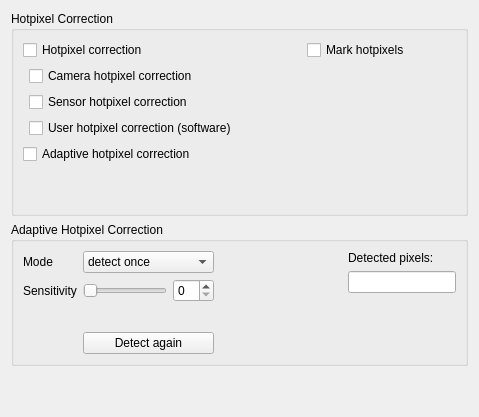
     <widget class="QWidget" name="Hotpixel">
      <attribute name="title">
       <string>Hotpixel</string>
      </attribute>
      <layout class="QVBoxLayout" name="verticalLayout_4">
       <item>
        <widget class="QGroupBox" name="groupHotpixelCorrection">
         <property name="sizePolicy">
          <sizepolicy hsizetype="Preferred" vsizetype="MinimumExpanding">
           <horstretch>0</horstretch>
           <verstretch>0</verstretch>
          </sizepolicy>
         </property>
         <property name="title">
          <string>Hotpixel Correction</string>
         </property>
         <layout class="QHBoxLayout" name="horizontalLayout_12">
          <item>
           <layout class="QVBoxLayout" name="verticalLayoutHotpixelCorrectionLeft">
            <item>
             <widget class="QCheckBox" name="checkBoxHotpixelCorrection">
              <property name="text">
               <string>Hotpixel correction</string>
              </property>
             </widget>
            </item>
            <item>
             <layout class="QFormLayout" name="formLayout_2">
              <property name="leftMargin">
               <number>0</number>
              </property>
              <property name="topMargin">
               <number>0</number>
              </property>
              <item row="1" column="1">
               <widget class="QCheckBox" name="checkBoxSensorHotpixelCorrection">
                <property name="text">
                 <string>Sensor hotpixel correction</string>
                </property>
               </widget>
              </item>
              <item row="0" column="1">
               <widget class="QCheckBox" name="checkBoxCameraHotpixelCorrection">
                <property name="text">
                 <string>Camera hotpixel correction</string>
                </property>
               </widget>
              </item>
              <item row="2" column="1">
               <widget class="QCheckBox" name="checkBoxSoftwareUserHotpixelCorrection">
                <property name="text">
                 <string>User hotpixel correction (software)</string>
                </property>
               </widget>
              </item>
             </layout>
            </item>
            <item>
             <widget class="QCheckBox" name="checkBoxAdaptiveHotpixelCorrection">
              <property name="text">
               <string>Adaptive hotpixel correction</string>
              </property>
             </widget>
            </item>
            <item>
             <spacer name="verticalSpacer_8">
              <property name="orientation">
               <enum>Qt::Vertical</enum>
              </property>
              <property name="sizeHint" stdset="0">
               <size>
                <width>20</width>
                <height>40</height>
               </size>
              </property>
             </spacer>
            </item>
           </layout>
          </item>
          <item>
           <layout class="QVBoxLayout" name="verticalLayoutHotpixelCorrectionRight">
            <property name="leftMargin">
             <number>64</number>
            </property>
            <item>
             <widget class="QCheckBox" name="checkBoxMarkHotpixel">
              <property name="text">
               <string>Mark hotpixels</string>
              </property>
             </widget>
            </item>
            <item>
             <spacer name="verticalSpacer_7">
              <property name="orientation">
               <enum>Qt::Vertical</enum>
              </property>
              <property name="sizeHint" stdset="0">
               <size>
                <width>20</width>
                <height>40</height>
               </size>
              </property>
             </spacer>
            </item>
           </layout>
          </item>
         </layout>
        </widget>
       </item>
       <item>
        <widget class="QGroupBox" name="buttonGroupAdaptiveHotpixelCorrection">
         <property name="sizePolicy">
          <sizepolicy hsizetype="Preferred" vsizetype="MinimumExpanding">
           <horstretch>0</horstretch>
           <verstretch>0</verstretch>
          </sizepolicy>
         </property>
         <property name="title">
          <string>Adaptive Hotpixel Correction</string>
         </property>
         <layout class="QHBoxLayout" name="horizontalLayout_11">
          <item>
           <layout class="QFormLayout" name="formLayoutAdaptiveHotpixelCorrection">
            <item row="0" column="0">
             <widget class="QLabel" name="labelAdaptiveHotpixelCorrectionMode">
              <property name="text">
               <string>Mode</string>
              </property>
             </widget>
            </item>
            <item row="0" column="1">
             <widget class="QComboBox" name="comboBoxAdaptiveHotpixelCorrectionMode">
              <property name="sizePolicy">
               <sizepolicy hsizetype="MinimumExpanding" vsizetype="Fixed">
                <horstretch>0</horstretch>
                <verstretch>0</verstretch>
               </sizepolicy>
              </property>
              <property name="baseSize">
               <size>
                <width>0</width>
                <height>0</height>
               </size>
              </property>
              <property name="sizeAdjustPolicy">
               <enum>QComboBox::AdjustToContentsOnFirstShow</enum>
              </property>
              <item>
               <property name="text">
                <string>detect once</string>
               </property>
              </item>
              <item>
               <property name="text">
                <string>detect dynamic</string>
               </property>
              </item>
             </widget>
            </item>
            <item row="1" column="0">
             <widget class="QLabel" name="labelAdaptiveHotpixelCorrectionSensitivity">
              <property name="text">
               <string>Sensitivity</string>
              </property>
             </widget>
            </item>
            <item row="3" column="1">
             <widget class="QPushButton" name="pushButtonAdaptiveHotpixelCorrectionDetectAgain">
              <property name="sizePolicy">
               <sizepolicy hsizetype="MinimumExpanding" vsizetype="Fixed">
                <horstretch>0</horstretch>
                <verstretch>0</verstretch>
               </sizepolicy>
              </property>
              <property name="text">
               <string>Detect again</string>
              </property>
             </widget>
            </item>
            <item row="1" column="1">
             <layout class="QHBoxLayout" name="horizontalLayout_13">
              <property name="leftMargin">
               <number>0</number>
              </property>
              <property name="topMargin">
               <number>0</number>
              </property>
              <item>
               <widget class="QSlider" name="sliderAdaptiveHotpixelCorrectionSensitivity">
                <property name="sizePolicy">
                 <sizepolicy hsizetype="MinimumExpanding" vsizetype="Fixed">
                  <horstretch>0</horstretch>
                  <verstretch>0</verstretch>
                 </sizepolicy>
                </property>
                <property name="orientation">
                 <enum>Qt::Horizontal</enum>
                </property>
                <property name="invertedAppearance">
                 <bool>false</bool>
                </property>
               </widget>
              </item>
              <item>
               <widget class="QSpinBox" name="spinBoxAdaptiveHotpixelCorrectionSensitivity"/>
              </item>
             </layout>
            </item>
            <item row="2" column="1">
             <spacer name="verticalSpacer_11">
              <property name="orientation">
               <enum>Qt::Vertical</enum>
              </property>
              <property name="sizeHint" stdset="0">
               <size>
                <width>20</width>
                <height>18</height>
               </size>
              </property>
             </spacer>
            </item>
           </layout>
          </item>
          <item>
           <layout class="QVBoxLayout" name="verticalLayoutAdaptiveHotpixelCorrection">
            <property name="leftMargin">
             <number>128</number>
            </property>
            <item>
             <widget class="QLabel" name="labelAdaptiveHotpixelCorrectionNumberDetected">
              <property name="text">
               <string>Detected pixels:</string>
              </property>
             </widget>
            </item>
            <item>
             <widget class="QLineEdit" name="lineEditAdaptiveHotpixelCorrectionNumberDetected">
              <property name="enabled">
               <bool>true</bool>
              </property>
              <property name="sizePolicy">
               <sizepolicy hsizetype="MinimumExpanding" vsizetype="Fixed">
                <horstretch>0</horstretch>
                <verstretch>0</verstretch>
               </sizepolicy>
              </property>
              <property name="minimumSize">
               <size>
                <width>0</width>
                <height>0</height>
               </size>
              </property>
              <property name="layoutDirection">
               <enum>Qt::LeftToRight</enum>
              </property>
              <property name="text">
               <string/>
              </property>
              <property name="alignment">
               <set>Qt::AlignRight|Qt::AlignTrailing|Qt::AlignVCenter</set>
              </property>
              <property name="readOnly">
               <bool>true</bool>
              </property>
             </widget>
            </item>
            <item>
             <spacer name="verticalSpacer_10">
              <property name="orientation">
               <enum>Qt::Vertical</enum>
              </property>
              <property name="sizeHint" stdset="0">
               <size>
                <width>20</width>
                <height>40</height>
               </size>
              </property>
             </spacer>
            </item>
           </layout>
          </item>
         </layout>
        </widget>
       </item>
       <item>
        <spacer name="verticalSpacer_9">
         <property name="orientation">
          <enum>Qt::Vertical</enum>
         </property>
         <property name="sizeHint" stdset="0">
          <size>
           <width>20</width>
           <height>40</height>
          </size>
         </property>
        </spacer>
       </item>
      </layout>
     </widget>
